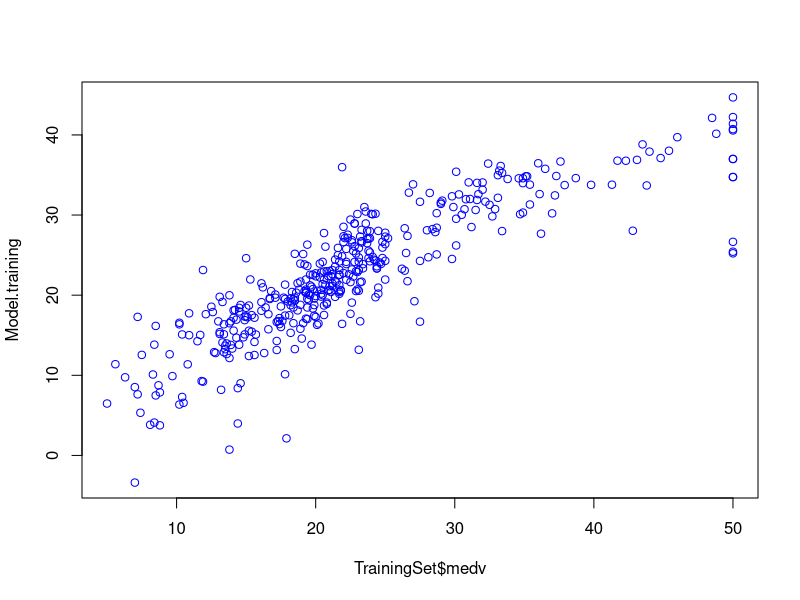
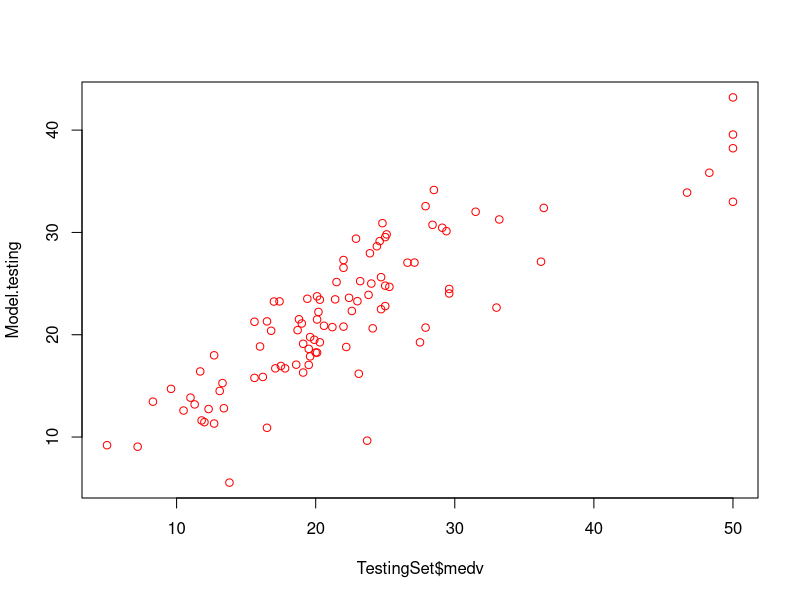

Write R code to recreate these figures, in order.
# importing libraries
library(mlbench) # contains several benchmark data sets 
library(caret) # for machine learning algorithms 

# importing the data set
data(BostonHousing) # provided within ml bench package

head(BostonHousing)

# check missing data
sum(is.na(BostonHousing))

# set the random seed number
set.seed(100)

# performs random split of the data set
TrainingIndex <- createDataPartition(BostonHousing$medv, p=0.8, list = FALSE)
TrainingSet <- BostonHousing[TrainingIndex,] # training set
TestingSet <- BostonHousing[-TrainingIndex,] # test set


# build model
Model <- train(medv ~ ., data = TrainingSet,
               method = "lm",
               na.action = na.omit,
               preProcess=c("scale","center"),
               trControl= trainControl(method="none")
)

# apply model for prediction
Model.training <-predict(Model, TrainingSet) # apply model to make prediction on training set
Model.testing <-predict(Model, TestingSet) # apply model to make prediction on testing set

# displays scatter plot and performance metrics
plot(TrainingSet$medv,Model.training, col = "blue" )
plot(TestingSet$medv,Model.testing, col = "red" )
